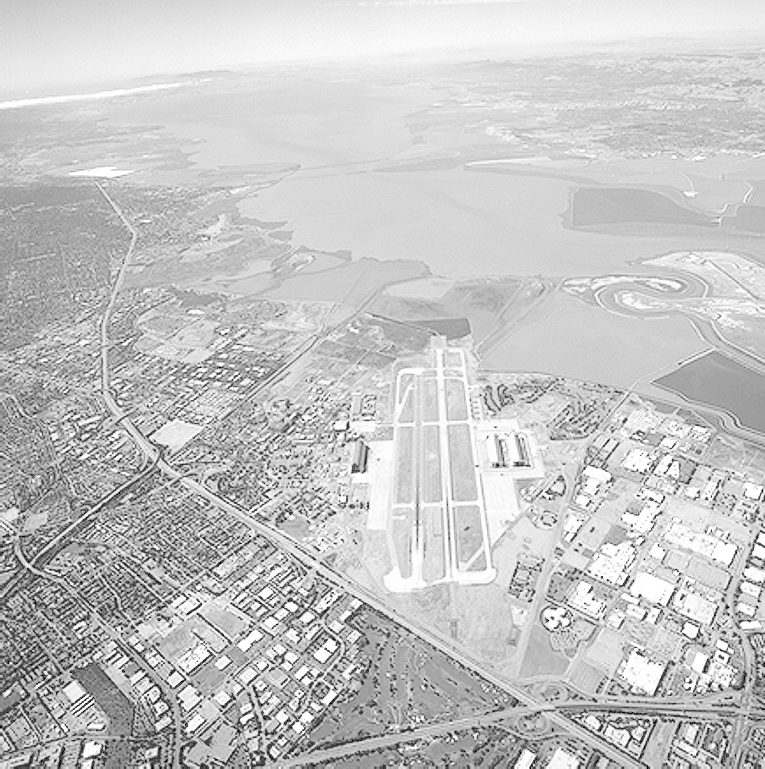
#> input picture runway.png, 765 x 769 px
$ python question6_compute_gradients.py
#> lines starting #> are read from the running program, lines starting #| are printed output that depends on the picture; long printed decimals are rounded
import numpy as np
from PIL import Image
import cv2

sigma = 2.0
size = 5
half = size // 2
x = np.arange(-half, half + 1, dtype=np.float64)
y = np.arange(-half, half + 1, dtype=np.float64)
xx, yy = np.meshgrid(x, y, indexing='xy')
G = np.exp(-(xx**2 + yy**2) / (2 * sigma**2)) / (2 * np.pi * sigma**2)
Gx = -xx / (sigma**2) * G
Gy = -yy / (sigma**2) * G

img = Image.open('runway.png').convert('L')
arr = np.asarray(img, dtype=np.float32)

grad_x = cv2.filter2D(arr, -1, Gx)
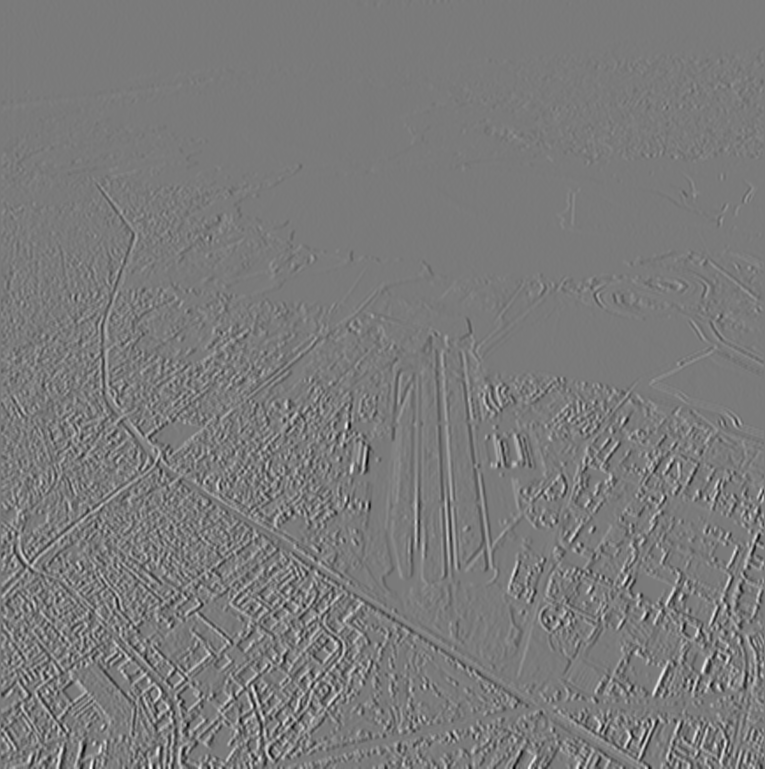
#> grad_x: shape (769, 765) float32; min -16.39, max 17.63, mean -0.00797; drawn with min black and max white
grad_y = cv2.filter2D(arr, -1, Gy)
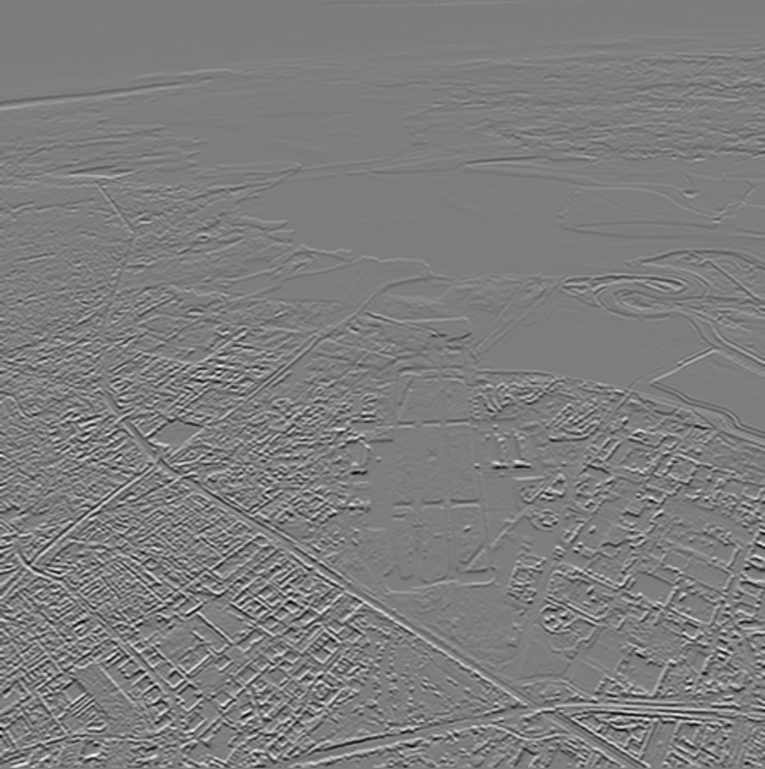
#> grad_y: shape (769, 765) float32; min -15.44, max 15.85, mean 0.024; drawn with min black and max white

minx, maxx = grad_x.min(), grad_x.max()
#> minx = -16.39; maxx = 17.63
miny, maxy = grad_y.min(), grad_y.max()
#> miny = -15.44; maxy = 15.85

print('grad_x range', minx, maxx)
#| grad_x range -16.390 17.630
print('grad_y range', miny, maxy)
#| grad_y range -15.438 15.853

norm_x = 255 * (grad_x - minx) / (maxx - minx)
norm_y = 255 * (grad_y - miny) / (maxy - miny)
Image.fromarray(np.clip(norm_x, 0, 255).astype(np.uint8)).save('runway_dog_grad_x.png')
Image.fromarray(np.clip(norm_y, 0, 255).astype(np.uint8)).save('runway_dog_grad_y.png')
print('Saved runway_dog_grad_x.png and runway_dog_grad_y.png')
